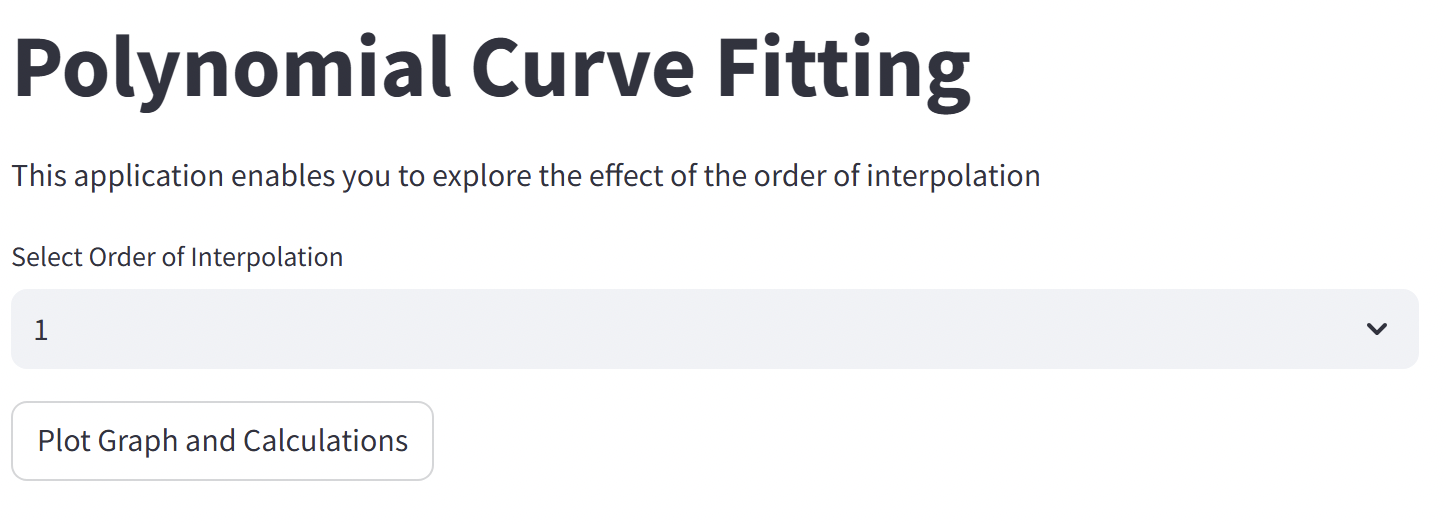

The script that drew this image:
# v2st_curvefitting.py
import numpy as np
import streamlit as st
import matplotlib.pyplot as plt
from mpl_toolkits.mplot3d import Axes3D
from matplotlib import cm
from matplotlib.backends.backend_tkagg import FigureCanvasTkAgg
from matplotlib.backends.backend_tkagg import NavigationToolbar2Tk
from matplotlib.ticker import LinearLocator, FormatStrFormatter
from matplotlib.figure import Figure

##############################################################################
# Functions
##############################################################################
# Create function to carry out curve fitting
def fitting(xpts,ypts,x,order):
    p = np.polyfit(xpts,ypts,order)
    p_poly = np.poly1d(p)
    y_fit = p_poly(x)
    
    return y_fit

# read data to be used in plotting
def read_data():
    
    data = dict()
    
    builddata = open('build.txt','r').readlines()
    xpts = []
    ypts = []
    for line in builddata:
        xpts.append(float(line.split()[0]))
        ypts.append(float(line.split()[1]))    
    data['xpts']=xpts
    data['ypts']=ypts
    
    N = 101
    x = np.linspace(0,2,N)
    data['x']=x
    
    st.session_state.xpts = xpts
    st.session_state.ypts = ypts
    st.session_state.x = x
       
    return data

# Function to update the surrogate model plot
def update_curve_plot(data):

    # set data from dictionary
    xpts=st.session_state.xpts; ypts=st.session_state.ypts
    x=st.session_state.x; npoly=st.session_state.order
    orderlabel = ''
    if (npoly == 1):
        orderlabel='first order fit'
    elif (npoly == 2):
        orderlabel='second order fit'
    elif (npoly == 3):
        orderlabel='third order fit'
    elif (npoly == 4):
        orderlabel='fourth order fit'
    elif (npoly == 5):
        orderlabel='fifth order fit'
    elif (npoly == 6):
        orderlabel='sixth order fit'
        
    # Get the current axis
    plt.figure()
    plt.xlabel('x')
    plt.ylabel('Pox')
    titlestr='Comparison between experimental data points for a '+orderlabel
    plt.title(titlestr)
    plt.plot(xpts,ypts,marker='o',c='r')
    plt.plot(x,fitting(xpts,ypts,x,npoly))
    plt.xlim([0,2])
    plt.ylim([1,4])
    plt.legend(['experimental data',orderlabel])    
    
    return plt

####################
# Msin Streamlit commands
####################
# Streamlit commands
st.title("Polynomial Curve Fitting")
st.write("This application enables you to explore the effect of the order of interpolation")
# read full ddataset
data = read_data()
orders = [1,2,3,4,5,6]

selected_order = st.selectbox('Select Order of Interpolation',orders)

if 'order' not in st.session_state:
    st.session_state.order = 1
    if st.button("Plot Graph and Calculations"):
        figplt = update_curve_plot(data)
        st.pyplot(figplt)
else:
    st.session_state.order = selected_order
    figplt = update_curve_plot(data)
    st.pyplot(figplt)
